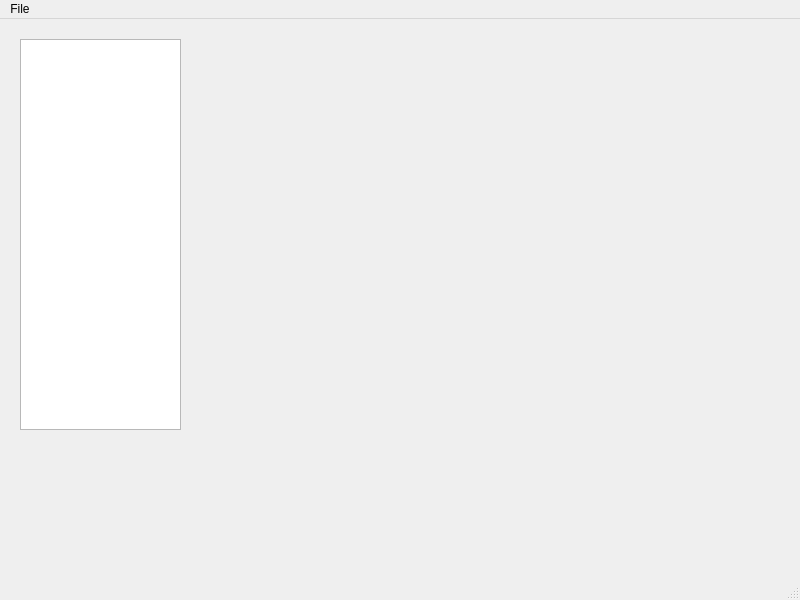
<?xml version="1.0" encoding="UTF-8"?>
<ui version="4.0">
 <class>MainWindow</class>
 <widget class="QMainWindow" name="MainWindow">
  <property name="geometry">
   <rect>
    <x>0</x>
    <y>0</y>
    <width>800</width>
    <height>600</height>
   </rect>
  </property>
  <property name="windowTitle">
   <string>MainWindow</string>
  </property>
  <widget class="QWidget" name="centralwidget">
   <widget class="QTreeView" name="ProjectView">
    <property name="geometry">
     <rect>
      <x>20</x>
      <y>20</y>
      <width>161</width>
      <height>391</height>
     </rect>
    </property>
   </widget>
  </widget>
  <widget class="QMenuBar" name="menubar">
   <property name="geometry">
    <rect>
     <x>0</x>
     <y>0</y>
     <width>800</width>
     <height>25</height>
    </rect>
   </property>
   <widget class="QMenu" name="menuFile">
    <property name="title">
     <string>File</string>
    </property>
    <addaction name="actionNew"/>
    <addaction name="actionExit"/>
    <addaction name="separator"/>
   </widget>
   <addaction name="menuFile"/>
  </widget>
  <widget class="QStatusBar" name="statusbar"/>
  <action name="actionNew">
   <property name="text">
    <string>New</string>
   </property>
  </action>
  <action name="actionExit">
   <property name="text">
    <string>Exit</string>
   </property>
  </action>
 </widget>
 <resources/>
 <connections>
  <connection>
   <sender>actionExit</sender>
   <signal>triggered()</signal>
   <receiver>MainWindow</receiver>
   <slot>close()</slot>
   <hints>
    <hint type="sourcelabel">
     <x>-1</x>
     <y>-1</y>
    </hint>
    <hint type="destinationlabel">
     <x>399</x>
     <y>299</y>
    </hint>
   </hints>
  </connection>
 </connections>
</ui>
